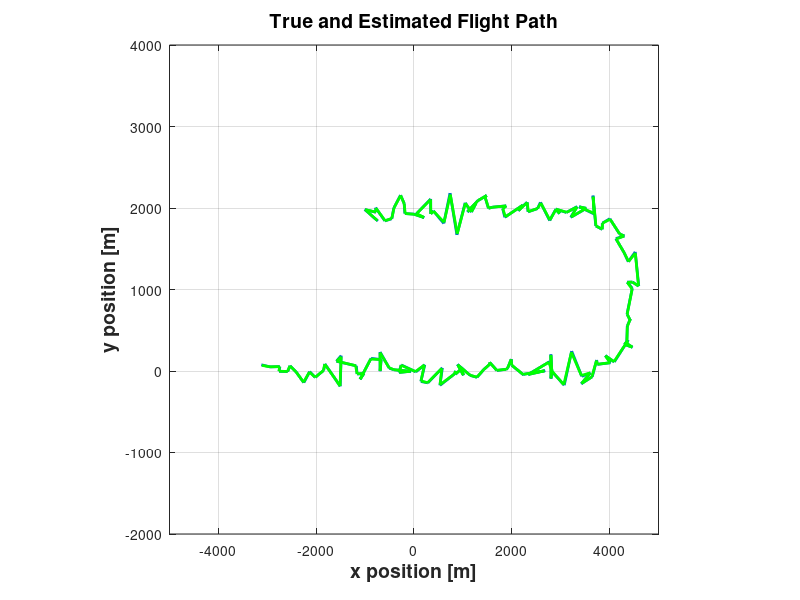
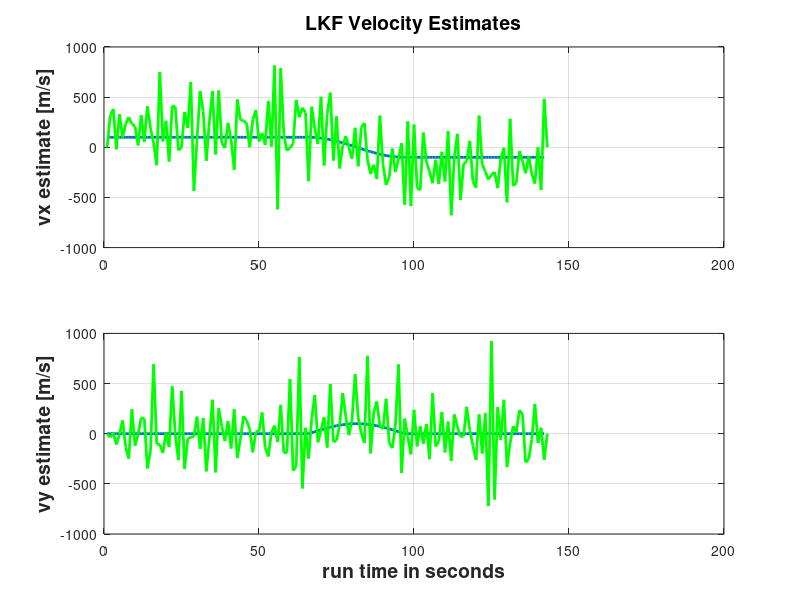

The MATLAB script that drew these images, in order:
%   Project 01 - Part a
%
%   LINEAR KALMAN FILTER
%
%   NGHI NGUYEN 
%
%
clear all
close all
randn('state',0) % Reset random number generator

load data01

%  Define measurement variance
sigma_r = 100;

% ----------------------------------------------------------------
%  GENERATE THE MEASUREMENTS
% ----------------------------------------------------------------
for k = 1:length(rx),

    % Generate errors
    v = [sigma_r*randn(1,1); sigma_r*randn(1,1)];
    
    % True position and velocity
    x = [rx(k); ry(k)];
    
    % Make measurement vecor
    z(:,k) = x + v;
end

% ----------------------------------------------------------------
%  LKF - State Vector: x, x_dot, y, y_dot
% ----------------------------------------------------------------

dt = 1;

%
% INSERT YOU FILTER HERE: use variable x_est for your estimate of the state
%
%Initializing the nessary variables
%
%sigma_w = 1;
%sigma_w = 10;
sigma_w = 100;

Phi = [1 0 0 0; % Transition matrix based on Constant velocity model
       0 0 0 0;
       0 0 1 0;
       0 0 0 0];
 
H = [1 0 0 0;
     0 0 1 0]; %Measurement matrix
 
% u = 0.05;  %Aceleration magnitude
%u=[0 vx(:) 0 vy(:)]; %Action vector based on Constant velocity model

R = [sigma_r 0;
     0 sigma_r]; %Mean and variance of the random noise

Q = (sigma_w^2)*[(dt^4)/4 (dt^3)/2 0 0;
     (dt^3)/2 dt^2 0 0;
      0 0 (dt^4)/4 (dt^3)/2;
      0 0 (dt^3)/2 dt^2]; %Covariance matrix
  
x_est(:,1) = [rx(1,1);
              0;
              ry(1);
              0]; % initialize the initial vectors
P_pre = 1000*eye(4); %Initial Covarience matrix
%
%
%
%Start Kalman Filter

for k=1:length(rx)
      
    K = P_pre *H' * inv(H * P_pre * H' + R); % Calculating the Kalman Gain (require optimization)???
    
    x_est(:,k) = x_est(:,k) + K * ( z(:,k) - H * x_est(:,k)); % Calculate the Actual After Measure ment Update
    
    P_pre = (eye(4) - K*H) * P_pre; %Update the Covariance 
    
   x_est(:,k+1) =  Phi*x_est(:,k); %Project the state ahead
    P_pre = Phi*P_pre*Phi' + Q;    %Project the error covariance ahead
end
%
%
figure
plot(z(1,:),z(2,:),'LineWidth', 2)
grid on
axis([-5000 5000 -2000 4000])
axis('square')
ylabel('y position [m]','FontSize',14,'FontWeight','bold')
xlabel('x position [m]','FontSize',14,'FontWeight','bold')
title('True and Estimated Flight Path','FontSize',14,'FontWeight','bold')
 hold on
 plot(x_est(1,:),x_est(3,:),'g','LineWidth', 2)
 hold off
%
%
figure
subplot(2,1,1)
plot(vx,'LineWidth', 2);
 hold on
 plot(x_est(2,:),'g','LineWidth', 2);
 hold off
grid on
ylabel('vx estimate [m/s]','FontSize',14,'FontWeight','bold')
title('LKF Velocity Estimates','FontSize',14,'FontWeight','bold')
subplot(2,1,2)
plot(vy,'LineWidth', 2);
 hold on
 plot(x_est(4,:),'g','LineWidth', 2);
 hold off
grid on
ylabel('vy estimate [m/s]','FontSize',14,'FontWeight','bold')
xlabel('run time in seconds','FontSize',14,'FontWeight','bold')